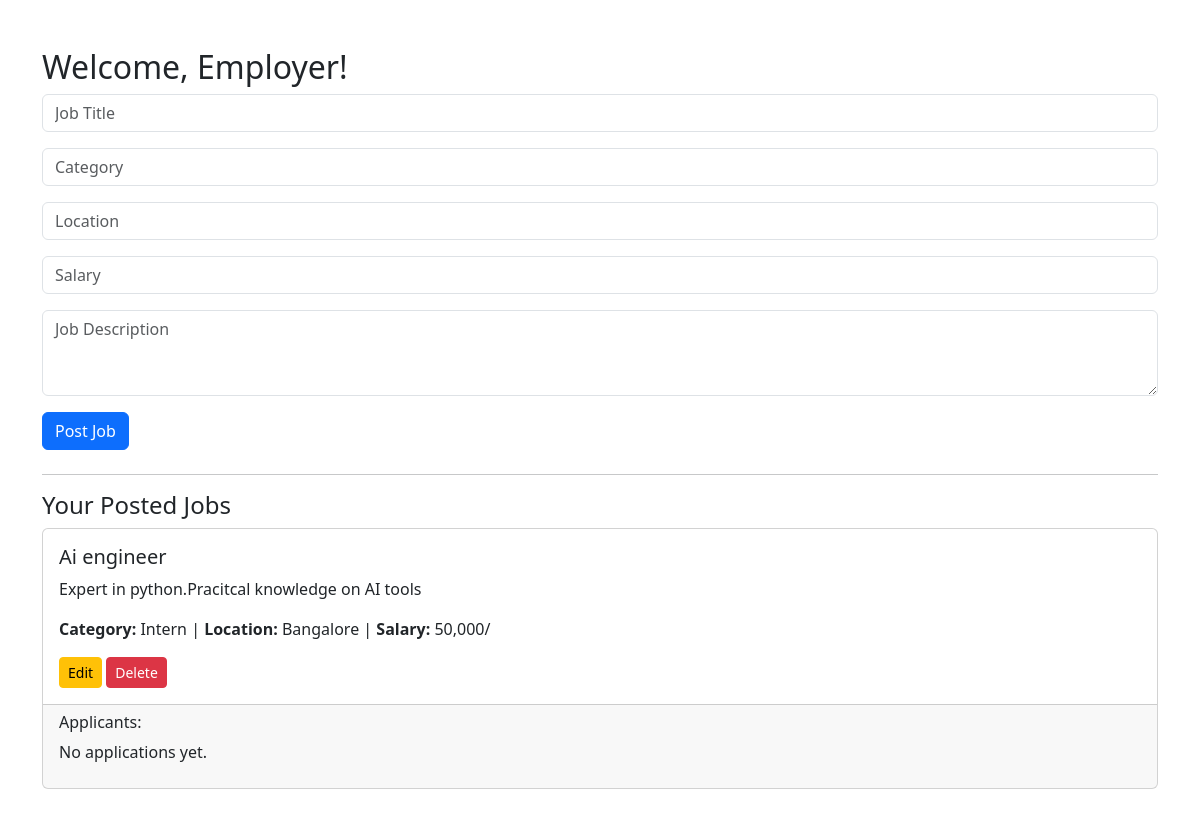
The app's page /employer/dashboard (signed in) with its own data.
### app.py (models this page shows)
class Job(db.Model):
    id = db.Column(db.Integer, primary_key=True)
    title = db.Column(db.String(200))
    description = db.Column(db.Text)
    category = db.Column(db.String(100))
    location = db.Column(db.String(100))
    salary = db.Column(db.String(50))
    employer_id = db.Column(db.Integer, db.ForeignKey('user.id'))

### app.py (the view, shortened to what this page needs)
@app.route('/employer/dashboard', methods=['GET', 'POST'])
@login_required
def employer_dashboard():
    if current_user.role != 'employer':
        return redirect(url_for('home'))
    jobs = Job.query.filter_by(employer_id=current_user.id).all()
    return render_template('employer_dashboard.html', jobs=jobs)

### app.py (called while the page is built)
@login_manager.user_loader
def load_user(user_id):
    return User.query.get(int(user_id))

### templates/employer_dashboard.html (shortened to what this page needs)
<!DOCTYPE html>
<html>
<head>
    <link rel="stylesheet" href="https://cdn.jsdelivr.net/npm/bootstrap@5.3.0/dist/css/bootstrap.min.css">
</head>
<body class="container mt-5">
    <h2>Welcome, Employer!</h2>
    <form method="POST" class="mb-4">
        <div class="mb-3">
            <input type="text" name="title" class="form-control" placeholder="Job Title" required>
        </div>
        <div class="mb-3">
            <input type="text" name="category" class="form-control" placeholder="Category" required>
        </div>
        <div class="mb-3">
            <input type="text" name="location" class="form-control" placeholder="Location" required>
        </div>
        <div class="mb-3">
            <input type="text" name="salary" class="form-control" placeholder="Salary" required>
        </div>
        <div class="mb-3">
            <textarea name="description" class="form-control" placeholder="Job Description" rows="3" required></textarea>
        </div>
        <button type="submit" class="btn btn-primary">Post Job</button>
    </form>
    <hr>
    <h4>Your Posted Jobs</h4>
    {% for job in jobs %}
    <div class="card mb-4">
        <div class="card-body">
            <h5>{{ job.title }}</h5>
            <p>{{ job.description }}</p>
            <p><strong>Category:</strong> {{ job.category }} |
               <strong>Location:</strong> {{ job.location }} |
               <strong>Salary:</strong> {{ job.salary }}</p>
            <a href="#" class="btn btn-sm btn-warning" data-bs-toggle="modal" data-bs-target="#editModal{{ job.id }}">Edit</a>
            <a href="{{ url_for('employer_delete_job', job_id=job.id) }}" class="btn btn-sm btn-danger">Delete</a>
        </div>
        <div class="card-footer">
            <h6>Applicants:</h6>
            {% if job.applications %}
                {% for app in job.applications %}
                <div class="border rounded p-2 mb-2">
                    <p><strong>Name:</strong> {{ app.seeker.username }}</p>
                    <p><strong>Email:</strong> {{ app.seeker.email }}</p>
                    <a href="{{ url_for('download_resume', filename=app.resume) }}" target="_blank" class="btn btn-sm btn-outline-primary">View Resume (PDF)</a>
                    <form action="{{ url_for('employer_delete_application', application_id=app.id) }}" method="post" style="display:inline;" onsubmit="return confirm('Are you sure you want to delete this application?');">
                        <button type="submit" class="btn btn-sm btn-outline-danger">Delete</button>
                    </form>
                </div>
                {% endfor %}
            {% else %}
                <p>No applications yet.</p>
            {% endif %}
        </div>
    </div>
    {% else %}
    <p>No jobs posted yet.</p>
    {% endfor %}
</body>
</html>

### records on screen
Job: title "Ai engineer", description "Expert in python.Pracitcal knowledge on AI tools", category "Intern", location "Bangalore", salary "50,000/"
